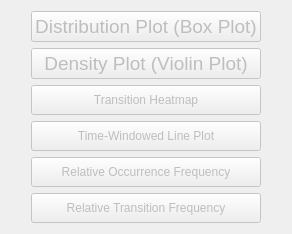
           <widget class="QWidget" name="tab">
            <attribute name="title">
             <string>Visualize Features</string>
            </attribute>
            <layout class="QGridLayout" name="gridLayout_2">
             <item row="3" column="1">
              <widget class="QPushButton" name="plot_all_dynamic_button">
               <property name="enabled">
                <bool>false</bool>
               </property>
               <property name="sizePolicy">
                <sizepolicy hsizetype="Preferred" vsizetype="Preferred">
                 <horstretch>0</horstretch>
                 <verstretch>0</verstretch>
                </sizepolicy>
               </property>
               <property name="minimumSize">
                <size>
                 <width>200</width>
                 <height>30</height>
                </size>
               </property>
               <property name="maximumSize">
                <size>
                 <width>16777215</width>
                 <height>60</height>
                </size>
               </property>
               <property name="cursor">
                <cursorShape>PointingHandCursor</cursorShape>
               </property>
               <property name="text">
                <string>Time-Windowed Line Plot</string>
               </property>
              </widget>
             </item>
             <item row="0" column="1">
              <widget class="QPushButton" name="plot_static_box_plot_button">
               <property name="enabled">
                <bool>false</bool>
               </property>
               <property name="sizePolicy">
                <sizepolicy hsizetype="Preferred" vsizetype="Preferred">
                 <horstretch>0</horstretch>
                 <verstretch>0</verstretch>
                </sizepolicy>
               </property>
               <property name="minimumSize">
                <size>
                 <width>200</width>
                 <height>30</height>
                </size>
               </property>
               <property name="maximumSize">
                <size>
                 <width>16777215</width>
                 <height>60</height>
                </size>
               </property>
               <property name="font">
                <font>
                 <pointsize>14</pointsize>
                </font>
               </property>
               <property name="cursor">
                <cursorShape>PointingHandCursor</cursorShape>
               </property>
               <property name="text">
                <string>Distribution Plot (Box Plot)</string>
               </property>
              </widget>
             </item>
             <item row="1" column="1">
              <widget class="QPushButton" name="plot_static_violin_plot_button">
               <property name="enabled">
                <bool>false</bool>
               </property>
               <property name="sizePolicy">
                <sizepolicy hsizetype="Preferred" vsizetype="Preferred">
                 <horstretch>0</horstretch>
                 <verstretch>0</verstretch>
                </sizepolicy>
               </property>
               <property name="minimumSize">
                <size>
                 <width>200</width>
                 <height>30</height>
                </size>
               </property>
               <property name="maximumSize">
                <size>
                 <width>16777215</width>
                 <height>60</height>
                </size>
               </property>
               <property name="font">
                <font>
                 <pointsize>14</pointsize>
                </font>
               </property>
               <property name="cursor">
                <cursorShape>PointingHandCursor</cursorShape>
               </property>
               <property name="text">
                <string>Density Plot (Violin Plot)</string>
               </property>
              </widget>
             </item>
             <item row="2" column="1">
              <widget class="QPushButton" name="plot_heatmap_button">
               <property name="enabled">
                <bool>false</bool>
               </property>
               <property name="sizePolicy">
                <sizepolicy hsizetype="Preferred" vsizetype="Preferred">
                 <horstretch>0</horstretch>
                 <verstretch>0</verstretch>
                </sizepolicy>
               </property>
               <property name="minimumSize">
                <size>
                 <width>200</width>
                 <height>30</height>
                </size>
               </property>
               <property name="maximumSize">
                <size>
                 <width>16777215</width>
                 <height>60</height>
                </size>
               </property>
               <property name="cursor">
                <cursorShape>PointingHandCursor</cursorShape>
               </property>
               <property name="text">
                <string>Transition Heatmap</string>
               </property>
              </widget>
             </item>
             <item row="4" column="1">
              <widget class="QPushButton" name="plot_rof_button">
               <property name="enabled">
                <bool>false</bool>
               </property>
               <property name="sizePolicy">
                <sizepolicy hsizetype="Preferred" vsizetype="Preferred">
                 <horstretch>0</horstretch>
                 <verstretch>0</verstretch>
                </sizepolicy>
               </property>
               <property name="minimumSize">
                <size>
                 <width>200</width>
                 <height>30</height>
                </size>
               </property>
               <property name="maximumSize">
                <size>
                 <width>16777215</width>
                 <height>60</height>
                </size>
               </property>
               <property name="cursor">
                <cursorShape>PointingHandCursor</cursorShape>
               </property>
               <property name="text">
                <string>Relative Occurrence Frequency</string>
               </property>
              </widget>
             </item>
             <item row="0" column="0" rowspan="6">
              <spacer name="HSpacer_5">
               <property name="orientation">
                <enum>Qt::Horizontal</enum>
               </property>
               <property name="sizeType">
                <enum>QSizePolicy::Fixed</enum>
               </property>
               <property name="sizeHint" stdset="0">
                <size>
                 <width>20</width>
                 <height>20</height>
                </size>
               </property>
              </spacer>
             </item>
             <item row="5" column="1">
              <widget class="QPushButton" name="plot_rtf_button">
               <property name="enabled">
                <bool>false</bool>
               </property>
               <property name="sizePolicy">
                <sizepolicy hsizetype="Preferred" vsizetype="Preferred">
                 <horstretch>0</horstretch>
                 <verstretch>0</verstretch>
                </sizepolicy>
               </property>
               <property name="minimumSize">
                <size>
                 <width>200</width>
                 <height>30</height>
                </size>
               </property>
               <property name="maximumSize">
                <size>
                 <width>16777215</width>
                 <height>60</height>
                </size>
               </property>
               <property name="cursor">
                <cursorShape>PointingHandCursor</cursorShape>
               </property>
               <property name="text">
                <string>Relative Transition Frequency</string>
               </property>
              </widget>
             </item>
             <item row="0" column="2" rowspan="6">
              <spacer name="HSpacer_9">
               <property name="orientation">
                <enum>Qt::Horizontal</enum>
               </property>
               <property name="sizeType">
                <enum>QSizePolicy::Fixed</enum>
               </property>
               <property name="sizeHint" stdset="0">
                <size>
                 <width>20</width>
                 <height>20</height>
                </size>
               </property>
              </spacer>
             </item>
            </layout>
           </widget>
